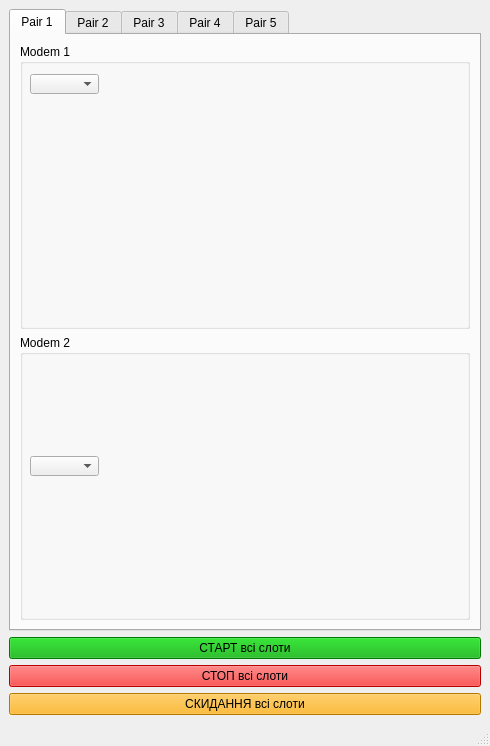
<?xml version="1.0" encoding="UTF-8"?>
<ui version="4.0">
 <class>MainWindow</class>
 <widget class="QMainWindow" name="MainWindow">
  <property name="geometry">
   <rect>
    <x>0</x>
    <y>0</y>
    <width>490</width>
    <height>746</height>
   </rect>
  </property>
  <property name="windowTitle">
   <string>MainWindow</string>
  </property>
  <widget class="QWidget" name="centralwidget">
   <layout class="QHBoxLayout" name="horizontalLayout">
    <item>
     <layout class="QVBoxLayout" name="verticalLayout_2">
      <item>
       <widget class="QTabWidget" name="tabWidget">
        <property name="enabled">
         <bool>true</bool>
        </property>
        <property name="currentIndex">
         <number>0</number>
        </property>
        <widget class="QWidget" name="tab_1">
         <property name="enabled">
          <bool>true</bool>
         </property>
         <attribute name="title">
          <string>Pair 1</string>
         </attribute>
         <layout class="QVBoxLayout" name="verticalLayout">
          <item>
           <widget class="QGroupBox" name="ModemBox_1">
            <property name="title">
             <string>Modem 1</string>
            </property>
            <widget class="QComboBox" name="comboBox_2">
             <property name="geometry">
              <rect>
               <x>10</x>
               <y>30</y>
               <width>69</width>
               <height>20</height>
              </rect>
             </property>
            </widget>
           </widget>
          </item>
          <item>
           <widget class="QGroupBox" name="ModemBox_2">
            <property name="title">
             <string>Modem 2</string>
            </property>
            <widget class="QComboBox" name="comboBox">
             <property name="geometry">
              <rect>
               <x>10</x>
               <y>121</y>
               <width>69</width>
               <height>20</height>
              </rect>
             </property>
            </widget>
           </widget>
          </item>
         </layout>
        </widget>
        <widget class="QWidget" name="tab_2">
         <attribute name="title">
          <string>Pair 2</string>
         </attribute>
        </widget>
        <widget class="QWidget" name="tab_3">
         <attribute name="title">
          <string>Pair 3</string>
         </attribute>
        </widget>
        <widget class="QWidget" name="tab_4">
         <attribute name="title">
          <string>Pair 4</string>
         </attribute>
        </widget>
        <widget class="QWidget" name="tab_5">
         <attribute name="title">
          <string>Pair 5</string>
         </attribute>
        </widget>
       </widget>
      </item>
      <item>
       <widget class="QPushButton" name="StartAllButt">
        <property name="sizePolicy">
         <sizepolicy hsizetype="Minimum" vsizetype="Fixed">
          <horstretch>0</horstretch>
          <verstretch>0</verstretch>
         </sizepolicy>
        </property>
        <property name="styleSheet">
         <string notr="true">background-color: rgb(0, 170, 0);</string>
        </property>
        <property name="text">
         <string>СТАРТ всі слоти</string>
        </property>
        <property name="shortcut">
         <string extracomment="запускаються усі модеми"/>
        </property>
        <property name="flat">
         <bool>false</bool>
        </property>
       </widget>
      </item>
      <item>
       <widget class="QPushButton" name="StopAllButt">
        <property name="sizePolicy">
         <sizepolicy hsizetype="Minimum" vsizetype="Fixed">
          <horstretch>0</horstretch>
          <verstretch>0</verstretch>
         </sizepolicy>
        </property>
        <property name="styleSheet">
         <string notr="true">background-color: rgb(255, 0, 0);</string>
        </property>
        <property name="text">
         <string>СТОП всі слоти</string>
        </property>
       </widget>
      </item>
      <item>
       <widget class="QPushButton" name="ResetAllButt">
        <property name="sizePolicy">
         <sizepolicy hsizetype="Minimum" vsizetype="Fixed">
          <horstretch>0</horstretch>
          <verstretch>0</verstretch>
         </sizepolicy>
        </property>
        <property name="styleSheet">
         <string notr="true">background-color: rgb(255, 170, 0);</string>
        </property>
        <property name="text">
         <string>СКИДАННЯ всі слоти</string>
        </property>
       </widget>
      </item>
     </layout>
    </item>
   </layout>
  </widget>
  <widget class="QMenuBar" name="menubar">
   <property name="geometry">
    <rect>
     <x>0</x>
     <y>0</y>
     <width>490</width>
     <height>21</height>
    </rect>
   </property>
  </widget>
  <widget class="QStatusBar" name="statusbar"/>
 </widget>
 <resources/>
 <connections/>
</ui>
